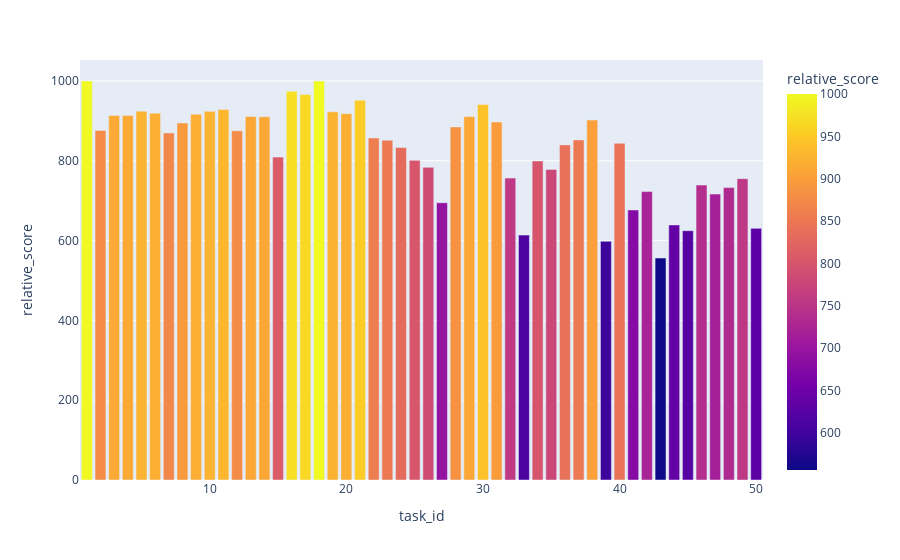

Notebook source saved alongside this figure:
### Code cell
response = requests.get("https://codeweekend.dev:3721/api/scoreboard", headers={"Authorization": f"Bearer {API_TOKEN}"})
response.raise_for_status()

teams = response.json()["teams"]
tasks = next((t for t in teams if t["user_display_name"] == "camel_case"))["tasks"]

df = pd.DataFrame(tasks)
df["max_score"] = 1000 / df["relative_score"] * df["raw_score"]

px.bar(df, x="task_id", y="relative_score", color="relative_score").show()
print(df[["task_id", "raw_score", "max_score", "relative_score"]].to_string(index=False))

### Figure 1 — Plotly figure (JSON) as saved in the notebook; plotly's stock layout.template omitted (floating-point values rounded to 4 significant figures)
{"data": [{"alignmentgroup": "True", "hovertemplate": "task_id=%{x}<br>relative_score=%{marker.color}<extra></extra>", "legendgroup": "", "marker": {"color": [1000, 876.2, 913.6, 913.3, 924.5, 919.5, 869.9, 894.6, 916.9, 924.1, 928.8, 875.1, 911.0, 910.2, 809.2, 974.1, 966.2, 999.9, 922.9, 918.1, 951.6, 857.1, 851.5, 833.3, 801.1, 783.6, 694.9, 884.9, 910.8, 941.2, 897.3, 756.8, 613.7, 799.7, 778.5, 839.9, 852.4, 902.2, 598.3, 843.7, 676.8, 722.9, 556.3, 639.3, 624.9, 739.1, 716.7, 732.8, 755.2, 630.7], "coloraxis": "coloraxis", "pattern": {"shape": ""}}, "name": "", "offsetgroup": "", "orientation": "v", "showlegend": false, "textposition": "auto", "type": "bar", "x": [1, 2, 3, 4, 5, 6, 7, 8, 9, 10, 11, 12, 13, 14, 15, 16, 17, 18, 19, 20, 21, 22, 23, 24, 25, 26, 27, 28, 29, 30, 31, 32, 33, 34, 35, 36, 37, 38, 39, 40, 41, 42, 43, 44, 45, 46, 47, 48, 49, 50], "xaxis": "x", "y": [1000, 876.2, 913.6, 913.3, 924.5, 919.5, 869.9, 894.6, 916.9, 924.1, 928.8, 875.1, 911.0, 910.2, 809.2, 974.1, 966.2, 999.9, 922.9, 918.1, 951.6, 857.1, 851.5, 833.3, 801.1, 783.6, 694.9, 884.9, 910.8, 941.2, 897.3, 756.8, 613.7, 799.7, 778.5, 839.9, 852.4, 902.2, 598.3, 843.7, 676.8, 722.9, 556.3, 639.3, 624.9, 739.1, 716.7, 732.8, 755.2, 630.7], "yaxis": "y"}], "layout": {"barmode": "relative", "coloraxis": {"colorbar": {"title": {"text": "relative_score"}}, "colorscale": [[0, "#0d0887"], [0.1111, "#46039f"], [0.2222, "#7201a8"], [0.3333, "#9c179e"], [0.4444, "#bd3786"], [0.5556, "#d8576b"], [0.6667, "#ed7953"], [0.7778, "#fb9f3a"], [0.8889, "#fdca26"], [1, "#f0f921"]]}, "legend": {"tracegroupgap": 0}, "margin": {"t": 60}, "xaxis": {"anchor": "y", "domain": [0, 1], "title": {"text": "task_id"}}, "yaxis": {"anchor": "x", "domain": [0, 1], "title": {"text": "relative_score"}}}}
